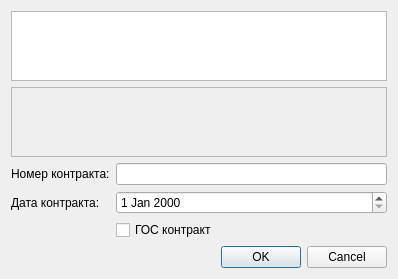
<?xml version="1.0" encoding="UTF-8"?>
<ui version="4.0">
 <class>DialogNewContract</class>
 <widget class="QDialog" name="DialogNewContract">
  <property name="geometry">
   <rect>
    <x>0</x>
    <y>0</y>
    <width>398</width>
    <height>272</height>
   </rect>
  </property>
  <property name="windowTitle">
   <string>Dialog</string>
  </property>
  <layout class="QVBoxLayout" name="verticalLayout">
   <item>
    <widget class="QPlainTextEdit" name="plainTextEdit"/>
   </item>
   <item>
    <widget class="QPlainTextEdit" name="plainTextEdit_m">
     <property name="enabled">
      <bool>false</bool>
     </property>
     <property name="sizePolicy">
      <sizepolicy hsizetype="Expanding" vsizetype="Preferred">
       <horstretch>0</horstretch>
       <verstretch>0</verstretch>
      </sizepolicy>
     </property>
    </widget>
   </item>
   <item>
    <layout class="QGridLayout" name="gridLayout">
     <item row="0" column="1">
      <widget class="QLineEdit" name="lineEditNumber"/>
     </item>
     <item row="0" column="0">
      <widget class="QLabel" name="label">
       <property name="text">
        <string>Номер контракта:</string>
       </property>
      </widget>
     </item>
     <item row="1" column="1">
      <widget class="QDateEdit" name="dateEditDate"/>
     </item>
     <item row="1" column="0">
      <widget class="QLabel" name="label_2">
       <property name="text">
        <string>Дата контракта:</string>
       </property>
      </widget>
     </item>
     <item row="2" column="1">
      <widget class="QCheckBox" name="checkBoxState">
       <property name="text">
        <string>ГОС контракт</string>
       </property>
      </widget>
     </item>
    </layout>
   </item>
   <item>
    <widget class="QDialogButtonBox" name="buttonBox">
     <property name="orientation">
      <enum>Qt::Horizontal</enum>
     </property>
     <property name="standardButtons">
      <set>QDialogButtonBox::Cancel|QDialogButtonBox::Ok</set>
     </property>
    </widget>
   </item>
  </layout>
 </widget>
 <resources/>
 <connections>
  <connection>
   <sender>buttonBox</sender>
   <signal>accepted()</signal>
   <receiver>DialogNewContract</receiver>
   <slot>accept()</slot>
   <hints>
    <hint type="sourcelabel">
     <x>248</x>
     <y>254</y>
    </hint>
    <hint type="destinationlabel">
     <x>157</x>
     <y>274</y>
    </hint>
   </hints>
  </connection>
  <connection>
   <sender>buttonBox</sender>
   <signal>rejected()</signal>
   <receiver>DialogNewContract</receiver>
   <slot>reject()</slot>
   <hints>
    <hint type="sourcelabel">
     <x>316</x>
     <y>260</y>
    </hint>
    <hint type="destinationlabel">
     <x>286</x>
     <y>274</y>
    </hint>
   </hints>
  </connection>
 </connections>
</ui>
